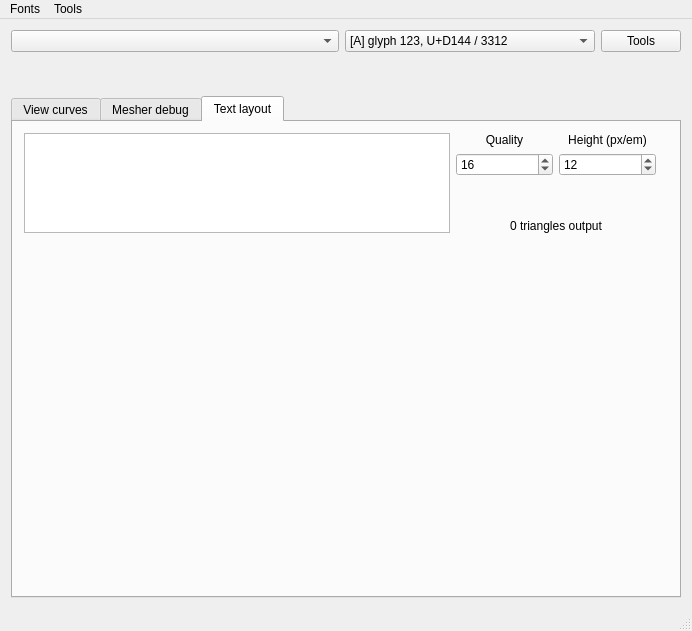
<?xml version="1.0" encoding="UTF-8"?>
<ui version="4.0">
 <class>MainWindow</class>
 <widget class="QMainWindow" name="MainWindow">
  <property name="geometry">
   <rect>
    <x>0</x>
    <y>0</y>
    <width>692</width>
    <height>631</height>
   </rect>
  </property>
  <property name="windowTitle">
   <string>MainWindow</string>
  </property>
  <widget class="QWidget" name="centralWidget">
   <layout class="QGridLayout" name="gridLayout">
    <item row="1" column="0" colspan="2">
     <layout class="QGridLayout" name="gridLayout_5">
      <property name="sizeConstraint">
       <enum>QLayout::SetFixedSize</enum>
      </property>
      <item row="0" column="2">
       <widget class="QPushButton" name="bTools">
        <property name="sizePolicy">
         <sizepolicy hsizetype="Fixed" vsizetype="Fixed">
          <horstretch>0</horstretch>
          <verstretch>0</verstretch>
         </sizepolicy>
        </property>
        <property name="text">
         <string>Tools</string>
        </property>
       </widget>
      </item>
      <item row="1" column="0" colspan="3">
       <widget class="QLabel" name="fontInfo">
        <property name="font">
         <font>
          <pointsize>8</pointsize>
         </font>
        </property>
        <property name="text">
         <string>&lt;info&gt;</string>
        </property>
        <property name="textInteractionFlags">
         <set>Qt::LinksAccessibleByMouse|Qt::TextSelectableByKeyboard|Qt::TextSelectableByMouse</set>
        </property>
       </widget>
      </item>
      <item row="0" column="0">
       <widget class="QComboBox" name="fonts">
        <property name="sizePolicy">
         <sizepolicy hsizetype="Preferred" vsizetype="Preferred">
          <horstretch>0</horstretch>
          <verstretch>0</verstretch>
         </sizepolicy>
        </property>
       </widget>
      </item>
      <item row="2" column="0" colspan="3">
       <widget class="QLabel" name="fontFile">
        <property name="font">
         <font>
          <pointsize>8</pointsize>
         </font>
        </property>
        <property name="text">
         <string>&lt;not loaded&gt;</string>
        </property>
        <property name="textInteractionFlags">
         <set>Qt::LinksAccessibleByMouse|Qt::TextSelectableByKeyboard|Qt::TextSelectableByMouse</set>
        </property>
       </widget>
      </item>
      <item row="0" column="1">
       <widget class="QComboBox" name="glyph">
        <property name="sizePolicy">
         <sizepolicy hsizetype="Fixed" vsizetype="Preferred">
          <horstretch>0</horstretch>
          <verstretch>0</verstretch>
         </sizepolicy>
        </property>
        <property name="minimumSize">
         <size>
          <width>250</width>
          <height>0</height>
         </size>
        </property>
        <item>
         <property name="text">
          <string>[A] glyph 123, U+D144 / 3312</string>
         </property>
        </item>
       </widget>
      </item>
     </layout>
    </item>
    <item row="3" column="0" colspan="2">
     <widget class="QTabWidget" name="tabWidget">
      <property name="currentIndex">
       <number>2</number>
      </property>
      <widget class="QWidget" name="curvesTab">
       <attribute name="title">
        <string>View curves</string>
       </attribute>
       <layout class="QGridLayout" name="gridLayout_2">
        <item row="1" column="0">
         <widget class="QMWidget" name="curves" native="true"/>
        </item>
        <item row="0" column="0">
         <widget class="QCheckBox" name="smooth">
          <property name="text">
           <string>Smooth contours</string>
          </property>
         </widget>
        </item>
       </layout>
      </widget>
      <widget class="QWidget" name="debugTab">
       <attribute name="title">
        <string>Mesher debug</string>
       </attribute>
       <layout class="QGridLayout" name="gridLayout_3">
        <item row="0" column="0">
         <widget class="QMWidget" name="temp" native="true">
          <property name="sizePolicy">
           <sizepolicy hsizetype="Expanding" vsizetype="Preferred">
            <horstretch>0</horstretch>
            <verstretch>0</verstretch>
           </sizepolicy>
          </property>
         </widget>
        </item>
        <item row="0" column="1">
         <layout class="QGridLayout" name="gridLayout_4">
          <property name="spacing">
           <number>4</number>
          </property>
          <item row="12" column="0">
           <spacer name="verticalSpacer">
            <property name="orientation">
             <enum>Qt::Vertical</enum>
            </property>
            <property name="sizeHint" stdset="0">
             <size>
              <width>20</width>
              <height>40</height>
             </size>
            </property>
           </spacer>
          </item>
          <item row="9" column="0" colspan="2">
           <widget class="QSpinBox" name="stopAt">
            <property name="sizePolicy">
             <sizepolicy hsizetype="Preferred" vsizetype="Fixed">
              <horstretch>0</horstretch>
              <verstretch>0</verstretch>
             </sizepolicy>
            </property>
            <property name="minimum">
             <number>-1</number>
            </property>
            <property name="maximum">
             <number>1000000</number>
            </property>
            <property name="value">
             <number>-1</number>
            </property>
           </widget>
          </item>
          <item row="9" column="2">
           <widget class="QToolButton" name="trap">
            <property name="text">
             <string>D</string>
            </property>
           </widget>
          </item>
          <item row="8" column="0" colspan="3">
           <widget class="QLabel" name="label_5">
            <property name="sizePolicy">
             <sizepolicy hsizetype="Preferred" vsizetype="Fixed">
              <horstretch>0</horstretch>
              <verstretch>0</verstretch>
             </sizepolicy>
            </property>
            <property name="text">
             <string>Stop at step</string>
            </property>
           </widget>
          </item>
          <item row="7" column="0" colspan="3">
           <widget class="QSpinBox" name="deep">
            <property name="sizePolicy">
             <sizepolicy hsizetype="Preferred" vsizetype="Fixed">
              <horstretch>0</horstretch>
              <verstretch>0</verstretch>
             </sizepolicy>
            </property>
            <property name="minimum">
             <number>0</number>
            </property>
            <property name="maximum">
             <number>255</number>
            </property>
            <property name="value">
             <number>128</number>
            </property>
           </widget>
          </item>
          <item row="6" column="0" colspan="3">
           <widget class="QLabel" name="label_4">
            <property name="sizePolicy">
             <sizepolicy hsizetype="Preferred" vsizetype="Fixed">
              <horstretch>0</horstretch>
              <verstretch>0</verstretch>
             </sizepolicy>
            </property>
            <property name="text">
             <string>Optim deep</string>
            </property>
           </widget>
          </item>
          <item row="5" column="0" colspan="3">
           <widget class="QSpinBox" name="quality">
            <property name="sizePolicy">
             <sizepolicy hsizetype="Preferred" vsizetype="Fixed">
              <horstretch>0</horstretch>
              <verstretch>0</verstretch>
             </sizepolicy>
            </property>
            <property name="minimum">
             <number>0</number>
            </property>
            <property name="maximum">
             <number>255</number>
            </property>
            <property name="value">
             <number>32</number>
            </property>
           </widget>
          </item>
          <item row="4" column="0" colspan="3">
           <widget class="QLabel" name="label_3">
            <property name="sizePolicy">
             <sizepolicy hsizetype="Preferred" vsizetype="Fixed">
              <horstretch>0</horstretch>
              <verstretch>0</verstretch>
             </sizepolicy>
            </property>
            <property name="text">
             <string>Outline quality</string>
            </property>
           </widget>
          </item>
          <item row="2" column="0" colspan="3">
           <widget class="QCheckBox" name="pnums">
            <property name="text">
             <string>Point numbers</string>
            </property>
           </widget>
          </item>
          <item row="1" column="0" colspan="3">
           <widget class="QCheckBox" name="enums">
            <property name="text">
             <string>Edge numbers</string>
            </property>
           </widget>
          </item>
          <item row="0" column="0" colspan="3">
           <widget class="QCheckBox" name="tnums">
            <property name="text">
             <string>Triangle numbers</string>
            </property>
            <property name="checked">
             <bool>false</bool>
            </property>
           </widget>
          </item>
          <item row="3" column="0" colspan="3">
           <widget class="Line" name="line">
            <property name="orientation">
             <enum>Qt::Horizontal</enum>
            </property>
           </widget>
          </item>
          <item row="10" column="0" colspan="3">
           <widget class="Line" name="line_2">
            <property name="orientation">
             <enum>Qt::Horizontal</enum>
            </property>
           </widget>
          </item>
          <item row="11" column="0" colspan="3">
           <widget class="QLabel" name="debugState">
            <property name="sizePolicy">
             <sizepolicy hsizetype="Fixed" vsizetype="Preferred">
              <horstretch>0</horstretch>
              <verstretch>0</verstretch>
             </sizepolicy>
            </property>
            <property name="minimumSize">
             <size>
              <width>200</width>
              <height>0</height>
             </size>
            </property>
            <property name="font">
             <font>
              <pointsize>9</pointsize>
             </font>
            </property>
            <property name="text">
             <string/>
            </property>
            <property name="wordWrap">
             <bool>true</bool>
            </property>
           </widget>
          </item>
         </layout>
        </item>
       </layout>
      </widget>
      <widget class="QWidget" name="tab">
       <attribute name="title">
        <string>Text layout</string>
       </attribute>
       <layout class="QGridLayout" name="gridLayout_6">
        <item row="5" column="0" colspan="3">
         <widget class="TextRenderer" name="renderer" native="true"/>
        </item>
        <item row="0" column="0">
         <widget class="QWidget" name="widget" native="true">
          <property name="sizePolicy">
           <sizepolicy hsizetype="Preferred" vsizetype="Fixed">
            <horstretch>0</horstretch>
            <verstretch>0</verstretch>
           </sizepolicy>
          </property>
          <property name="maximumSize">
           <size>
            <width>16777215</width>
            <height>100</height>
           </size>
          </property>
          <layout class="QHBoxLayout" name="horizontalLayout">
           <property name="leftMargin">
            <number>0</number>
           </property>
           <property name="topMargin">
            <number>0</number>
           </property>
           <property name="rightMargin">
            <number>0</number>
           </property>
           <property name="bottomMargin">
            <number>0</number>
           </property>
           <item>
            <widget class="QPlainTextEdit" name="text">
             <property name="sizePolicy">
              <sizepolicy hsizetype="Expanding" vsizetype="Expanding">
               <horstretch>0</horstretch>
               <verstretch>0</verstretch>
              </sizepolicy>
             </property>
            </widget>
           </item>
           <item>
            <layout class="QGridLayout" name="gridLayout_7">
             <item row="1" column="1">
              <widget class="QSpinBox" name="textHeight">
               <property name="minimum">
                <number>1</number>
               </property>
               <property name="maximum">
                <number>1000</number>
               </property>
               <property name="value">
                <number>12</number>
               </property>
              </widget>
             </item>
             <item row="1" column="0">
              <widget class="QSpinBox" name="textQuality">
               <property name="minimum">
                <number>8</number>
               </property>
               <property name="maximum">
                <number>128</number>
               </property>
               <property name="value">
                <number>16</number>
               </property>
              </widget>
             </item>
             <item row="2" column="0">
              <spacer name="verticalSpacer_2">
               <property name="orientation">
                <enum>Qt::Vertical</enum>
               </property>
               <property name="sizeHint" stdset="0">
                <size>
                 <width>20</width>
                 <height>40</height>
                </size>
               </property>
              </spacer>
             </item>
             <item row="0" column="1">
              <widget class="QLabel" name="label_2">
               <property name="sizePolicy">
                <sizepolicy hsizetype="Preferred" vsizetype="Preferred">
                 <horstretch>0</horstretch>
                 <verstretch>0</verstretch>
                </sizepolicy>
               </property>
               <property name="text">
                <string>Height (px/em)</string>
               </property>
               <property name="alignment">
                <set>Qt::AlignCenter</set>
               </property>
              </widget>
             </item>
             <item row="0" column="0">
              <widget class="QLabel" name="label_6">
               <property name="sizePolicy">
                <sizepolicy hsizetype="Preferred" vsizetype="Preferred">
                 <horstretch>0</horstretch>
                 <verstretch>0</verstretch>
                </sizepolicy>
               </property>
               <property name="text">
                <string>Quality</string>
               </property>
               <property name="alignment">
                <set>Qt::AlignCenter</set>
               </property>
              </widget>
             </item>
             <item row="3" column="0" colspan="2">
              <widget class="QLabel" name="numTriangles">
               <property name="sizePolicy">
                <sizepolicy hsizetype="Preferred" vsizetype="Preferred">
                 <horstretch>0</horstretch>
                 <verstretch>0</verstretch>
                </sizepolicy>
               </property>
               <property name="minimumSize">
                <size>
                 <width>200</width>
                 <height>0</height>
                </size>
               </property>
               <property name="text">
                <string>0 triangles output</string>
               </property>
               <property name="alignment">
                <set>Qt::AlignCenter</set>
               </property>
              </widget>
             </item>
            </layout>
           </item>
          </layout>
         </widget>
        </item>
       </layout>
      </widget>
     </widget>
    </item>
   </layout>
  </widget>
  <widget class="QMenuBar" name="menuBar">
   <property name="geometry">
    <rect>
     <x>0</x>
     <y>0</y>
     <width>692</width>
     <height>22</height>
    </rect>
   </property>
   <widget class="QMenu" name="menuTools">
    <property name="title">
     <string>Tools</string>
    </property>
    <addaction name="actGoUtf"/>
    <addaction name="actGoSymbol"/>
    <addaction name="separator"/>
    <addaction name="actGlyph2Obj"/>
    <addaction name="actFont2Obj"/>
    <addaction name="actTestFont"/>
    <addaction name="actTestAllFonts"/>
    <addaction name="actPoly2tri"/>
   </widget>
   <widget class="QMenu" name="menuFonts">
    <property name="title">
     <string>Fonts</string>
    </property>
    <addaction name="actLoadSys"/>
    <addaction name="actLoadDir"/>
   </widget>
   <addaction name="menuFonts"/>
   <addaction name="menuTools"/>
  </widget>
  <widget class="QStatusBar" name="statusBar"/>
  <action name="actGoUtf">
   <property name="text">
    <string>Go to glyph by UTF-16...</string>
   </property>
   <property name="shortcut">
    <string>Ctrl+Shift+Space</string>
   </property>
  </action>
  <action name="actGoSymbol">
   <property name="text">
    <string>Go to glyph by symbol...</string>
   </property>
   <property name="shortcut">
    <string>Ctrl+Shift+S</string>
   </property>
  </action>
  <action name="actTestFont">
   <property name="text">
    <string>Make current font test</string>
   </property>
  </action>
  <action name="actTestAllFonts">
   <property name="text">
    <string>Make all font test</string>
   </property>
  </action>
  <action name="actPoly2tri">
   <property name="text">
    <string>View poly2tri mesh</string>
   </property>
  </action>
  <action name="actLoadDir">
   <property name="text">
    <string>Load from directory...</string>
   </property>
  </action>
  <action name="actLoadSys">
   <property name="text">
    <string>Load system fonts</string>
   </property>
  </action>
  <action name="actGlyph2Obj">
   <property name="text">
    <string>Export glyph to OBJ</string>
   </property>
  </action>
  <action name="actFont2Obj">
   <property name="text">
    <string>Export font to OBJ</string>
   </property>
  </action>
 </widget>
 <layoutdefault spacing="6" margin="11"/>
 <customwidgets>
  <customwidget>
   <class>QMWidget</class>
   <extends>QWidget</extends>
   <header>qmplot.h</header>
   <container>1</container>
  </customwidget>
  <customwidget>
   <class>TextRenderer</class>
   <extends>QWidget</extends>
   <header>textrenderer.h</header>
   <container>1</container>
  </customwidget>
 </customwidgets>
 <resources/>
 <connections>
  <connection>
   <sender>quality</sender>
   <signal>valueChanged(int)</signal>
   <receiver>MainWindow</receiver>
   <slot>updateUi()</slot>
   <hints>
    <hint type="sourcelabel">
     <x>519</x>
     <y>83</y>
    </hint>
    <hint type="destinationlabel">
     <x>313</x>
     <y>225</y>
    </hint>
   </hints>
  </connection>
  <connection>
   <sender>deep</sender>
   <signal>valueChanged(int)</signal>
   <receiver>MainWindow</receiver>
   <slot>updateUi()</slot>
   <hints>
    <hint type="sourcelabel">
     <x>544</x>
     <y>83</y>
    </hint>
    <hint type="destinationlabel">
     <x>313</x>
     <y>225</y>
    </hint>
   </hints>
  </connection>
  <connection>
   <sender>stopAt</sender>
   <signal>valueChanged(int)</signal>
   <receiver>MainWindow</receiver>
   <slot>updateUi()</slot>
   <hints>
    <hint type="sourcelabel">
     <x>565</x>
     <y>83</y>
    </hint>
    <hint type="destinationlabel">
     <x>313</x>
     <y>225</y>
    </hint>
   </hints>
  </connection>
  <connection>
   <sender>tnums</sender>
   <signal>toggled(bool)</signal>
   <receiver>MainWindow</receiver>
   <slot>updateUi()</slot>
   <hints>
    <hint type="sourcelabel">
     <x>534</x>
     <y>184</y>
    </hint>
    <hint type="destinationlabel">
     <x>313</x>
     <y>225</y>
    </hint>
   </hints>
  </connection>
  <connection>
   <sender>pnums</sender>
   <signal>toggled(bool)</signal>
   <receiver>MainWindow</receiver>
   <slot>updateUi()</slot>
   <hints>
    <hint type="sourcelabel">
     <x>534</x>
     <y>213</y>
    </hint>
    <hint type="destinationlabel">
     <x>313</x>
     <y>225</y>
    </hint>
   </hints>
  </connection>
  <connection>
   <sender>enums</sender>
   <signal>toggled(bool)</signal>
   <receiver>MainWindow</receiver>
   <slot>updateUi()</slot>
   <hints>
    <hint type="sourcelabel">
     <x>534</x>
     <y>242</y>
    </hint>
    <hint type="destinationlabel">
     <x>313</x>
     <y>225</y>
    </hint>
   </hints>
  </connection>
  <connection>
   <sender>trap</sender>
   <signal>clicked()</signal>
   <receiver>MainWindow</receiver>
   <slot>updateUi()</slot>
   <hints>
    <hint type="sourcelabel">
     <x>630</x>
     <y>414</y>
    </hint>
    <hint type="destinationlabel">
     <x>331</x>
     <y>256</y>
    </hint>
   </hints>
  </connection>
  <connection>
   <sender>fonts</sender>
   <signal>currentIndexChanged(int)</signal>
   <receiver>MainWindow</receiver>
   <slot>onFontSelect()</slot>
   <hints>
    <hint type="sourcelabel">
     <x>160</x>
     <y>61</y>
    </hint>
    <hint type="destinationlabel">
     <x>331</x>
     <y>280</y>
    </hint>
   </hints>
  </connection>
  <connection>
   <sender>glyph</sender>
   <signal>currentIndexChanged(int)</signal>
   <receiver>MainWindow</receiver>
   <slot>onGlyphSelect()</slot>
   <hints>
    <hint type="sourcelabel">
     <x>442</x>
     <y>61</y>
    </hint>
    <hint type="destinationlabel">
     <x>331</x>
     <y>280</y>
    </hint>
   </hints>
  </connection>
  <connection>
   <sender>actTestFont</sender>
   <signal>triggered()</signal>
   <receiver>MainWindow</receiver>
   <slot>onTestFont()</slot>
   <hints>
    <hint type="sourcelabel">
     <x>-1</x>
     <y>-1</y>
    </hint>
    <hint type="destinationlabel">
     <x>345</x>
     <y>315</y>
    </hint>
   </hints>
  </connection>
  <connection>
   <sender>smooth</sender>
   <signal>clicked()</signal>
   <receiver>MainWindow</receiver>
   <slot>updateUi()</slot>
   <hints>
    <hint type="sourcelabel">
     <x>345</x>
     <y>153</y>
    </hint>
    <hint type="destinationlabel">
     <x>345</x>
     <y>315</y>
    </hint>
   </hints>
  </connection>
  <connection>
   <sender>actPoly2tri</sender>
   <signal>triggered()</signal>
   <receiver>MainWindow</receiver>
   <slot>onPoly2tri()</slot>
   <hints>
    <hint type="sourcelabel">
     <x>-1</x>
     <y>-1</y>
    </hint>
    <hint type="destinationlabel">
     <x>345</x>
     <y>315</y>
    </hint>
   </hints>
  </connection>
  <connection>
   <sender>actTestAllFonts</sender>
   <signal>triggered()</signal>
   <receiver>MainWindow</receiver>
   <slot>onTestAllFonts()</slot>
   <hints>
    <hint type="sourcelabel">
     <x>-1</x>
     <y>-1</y>
    </hint>
    <hint type="destinationlabel">
     <x>345</x>
     <y>315</y>
    </hint>
   </hints>
  </connection>
  <connection>
   <sender>actLoadSys</sender>
   <signal>triggered()</signal>
   <receiver>MainWindow</receiver>
   <slot>onLoadSys()</slot>
   <hints>
    <hint type="sourcelabel">
     <x>-1</x>
     <y>-1</y>
    </hint>
    <hint type="destinationlabel">
     <x>345</x>
     <y>315</y>
    </hint>
   </hints>
  </connection>
  <connection>
   <sender>actLoadDir</sender>
   <signal>triggered()</signal>
   <receiver>MainWindow</receiver>
   <slot>onLoadDir()</slot>
   <hints>
    <hint type="sourcelabel">
     <x>-1</x>
     <y>-1</y>
    </hint>
    <hint type="destinationlabel">
     <x>345</x>
     <y>315</y>
    </hint>
   </hints>
  </connection>
  <connection>
   <sender>textQuality</sender>
   <signal>valueChanged(int)</signal>
   <receiver>MainWindow</receiver>
   <slot>updateUi()</slot>
   <hints>
    <hint type="sourcelabel">
     <x>561</x>
     <y>177</y>
    </hint>
    <hint type="destinationlabel">
     <x>345</x>
     <y>315</y>
    </hint>
   </hints>
  </connection>
  <connection>
   <sender>textHeight</sender>
   <signal>valueChanged(int)</signal>
   <receiver>MainWindow</receiver>
   <slot>updateUi()</slot>
   <hints>
    <hint type="sourcelabel">
     <x>633</x>
     <y>177</y>
    </hint>
    <hint type="destinationlabel">
     <x>345</x>
     <y>315</y>
    </hint>
   </hints>
  </connection>
  <connection>
   <sender>tabWidget</sender>
   <signal>currentChanged(int)</signal>
   <receiver>MainWindow</receiver>
   <slot>updateUi()</slot>
   <hints>
    <hint type="sourcelabel">
     <x>345</x>
     <y>351</y>
    </hint>
    <hint type="destinationlabel">
     <x>345</x>
     <y>315</y>
    </hint>
   </hints>
  </connection>
  <connection>
   <sender>text</sender>
   <signal>textChanged()</signal>
   <receiver>MainWindow</receiver>
   <slot>updateUi()</slot>
   <hints>
    <hint type="sourcelabel">
     <x>266</x>
     <y>356</y>
    </hint>
    <hint type="destinationlabel">
     <x>345</x>
     <y>315</y>
    </hint>
   </hints>
  </connection>
  <connection>
   <sender>actGlyph2Obj</sender>
   <signal>triggered()</signal>
   <receiver>MainWindow</receiver>
   <slot>onGlyph2Obj()</slot>
   <hints>
    <hint type="sourcelabel">
     <x>-1</x>
     <y>-1</y>
    </hint>
    <hint type="destinationlabel">
     <x>345</x>
     <y>315</y>
    </hint>
   </hints>
  </connection>
  <connection>
   <sender>actFont2Obj</sender>
   <signal>triggered()</signal>
   <receiver>MainWindow</receiver>
   <slot>onFont2Obj()</slot>
   <hints>
    <hint type="sourcelabel">
     <x>-1</x>
     <y>-1</y>
    </hint>
    <hint type="destinationlabel">
     <x>345</x>
     <y>315</y>
    </hint>
   </hints>
  </connection>
 </connections>
 <slots>
  <slot>updateUi()</slot>
  <slot>onFontSelect()</slot>
  <slot>onGlyphSelect()</slot>
  <slot>onTestFont()</slot>
  <slot>onPoly2tri()</slot>
  <slot>onTestAllFonts()</slot>
  <slot>onLoadSys()</slot>
  <slot>onLoadDir()</slot>
  <slot>onGlyph2Obj()</slot>
  <slot>onFont2Obj()</slot>
 </slots>
</ui>
